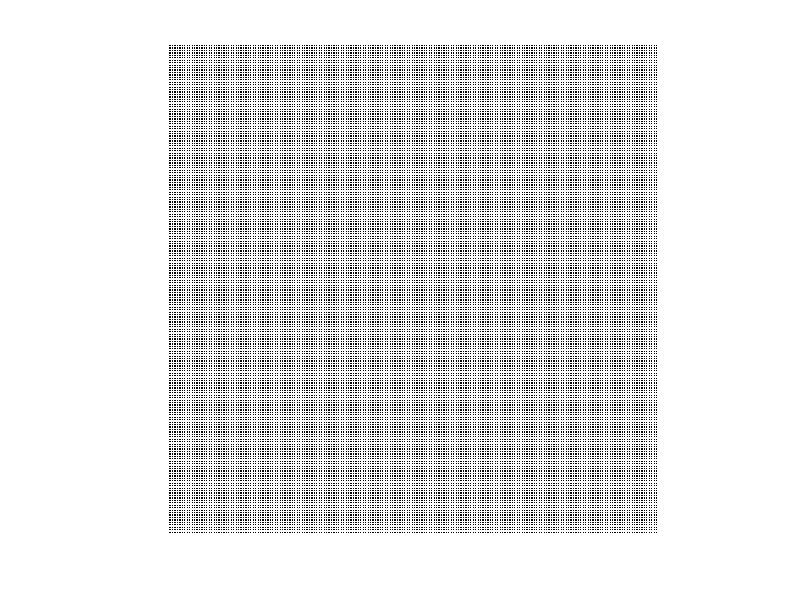
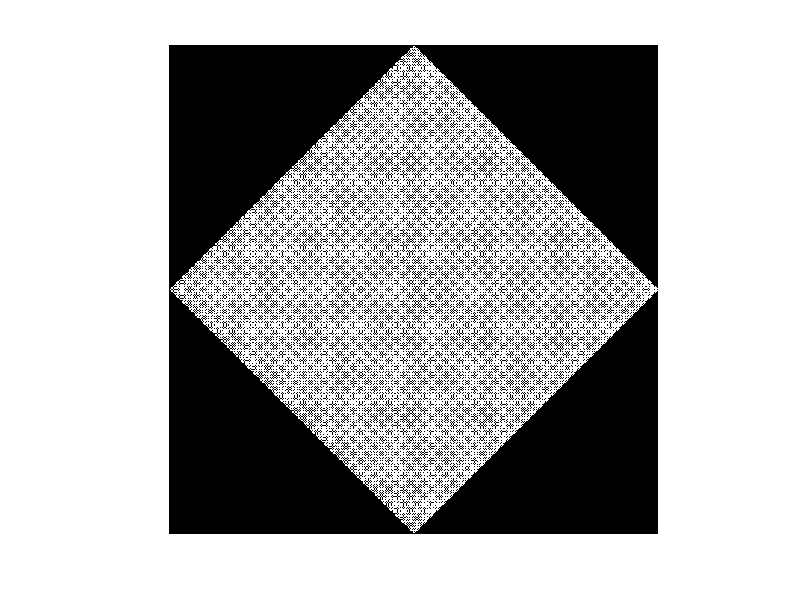

MATLAB code to generate these figures, in order:
function Test_15
%TEST_15 Summary of this function goes here
%   Detailed explanation goes here
close all
X = 400;
Y = 400;

a = ones(X,Y);
a(1:2:end,1:2:end)=0;
figure,imshow(a);

a = imrotate(a,45);
figure,imshow(a);

end

